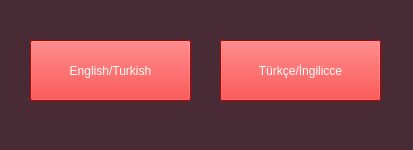
<?xml version="1.0" encoding="UTF-8"?>
<ui version="4.0">
 <class>Dialog</class>
 <widget class="QDialog" name="Dialog">
  <property name="geometry">
   <rect>
    <x>0</x>
    <y>0</y>
    <width>413</width>
    <height>150</height>
   </rect>
  </property>
  <property name="windowTitle">
   <string>Dialog</string>
  </property>
  <property name="styleSheet">
   <string notr="true">background-color: rgb(72, 43, 52);</string>
  </property>
  <widget class="QPushButton" name="trToEng">
   <property name="geometry">
    <rect>
     <x>220</x>
     <y>40</y>
     <width>161</width>
     <height>61</height>
    </rect>
   </property>
   <property name="styleSheet">
    <string notr="true">color:rgb(255, 255, 255);
background-color: rgb(255, 0, 0);</string>
   </property>
   <property name="text">
    <string>Türkçe/İngilicce</string>
   </property>
  </widget>
  <widget class="QPushButton" name="engToTr">
   <property name="geometry">
    <rect>
     <x>30</x>
     <y>40</y>
     <width>161</width>
     <height>61</height>
    </rect>
   </property>
   <property name="styleSheet">
    <string notr="true">background-color: rgb(255, 0, 0);
color:rgb(255, 255, 255)</string>
   </property>
   <property name="text">
    <string>English/Turkish</string>
   </property>
  </widget>
  <widget class="QPushButton" name="trToEng_2">
   <property name="geometry">
    <rect>
     <x>220</x>
     <y>40</y>
     <width>161</width>
     <height>61</height>
    </rect>
   </property>
   <property name="styleSheet">
    <string notr="true">color:rgb(255, 255, 255);
background-color: rgb(255, 0, 0);</string>
   </property>
   <property name="text">
    <string>Türkçe/İngilicce</string>
   </property>
  </widget>
  <widget class="QPushButton" name="engToTr_2">
   <property name="geometry">
    <rect>
     <x>30</x>
     <y>40</y>
     <width>161</width>
     <height>61</height>
    </rect>
   </property>
   <property name="styleSheet">
    <string notr="true">background-color: rgb(255, 0, 0);
color:rgb(255, 255, 255)</string>
   </property>
   <property name="text">
    <string>English/Turkish</string>
   </property>
  </widget>
 </widget>
 <resources/>
 <connections/>
</ui>
